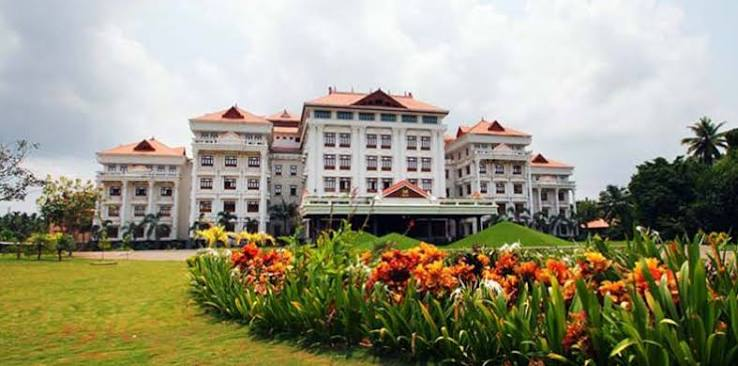
#> input picture data/real/amrita.jpg, 738 x 366 px
$ python -i model.py   (imports and definitions only)   (older library calls are emulated)
#> lines starting #> are read from the running program, lines starting #| are printed output that depends on the picture
### bing/features.py
"""Normed-gradient (NG) feature extraction.

The BING feature of a window is the 8x8 map of gradient magnitudes obtained by
resizing the window to 8x8 pixels.  In practice the *whole image* is resized
once per quantised window size (w, h) so that every 8x8 patch of the resized
NG map corresponds to one w x h window of the original image.
"""
import cv2
import numpy as np

FEAT = 8  # side of the NG feature (8x8 = 64-D)


def to_colorspace(img_bgr, space="RGB"):
    """Convert a BGR uint8 image to the colour space used for gradients."""
    if space in ("RGB", "BGR"):
        return img_bgr
    if space == "HSV":
        return cv2.cvtColor(img_bgr, cv2.COLOR_BGR2HSV)
    if space == "LAB":
        return cv2.cvtColor(img_bgr, cv2.COLOR_BGR2LAB)
    if space == "GRAY":
        return cv2.cvtColor(img_bgr, cv2.COLOR_BGR2GRAY)
    raise ValueError(f"unknown colour space {space}")


# [30 lines left out: function normed_gradient, not called in this run]


def resize(img, w, h, interp="area"):
    """Resize; "area" (anti-aliased) when shrinking, or "linear" everywhere
    (faster, as in the original C++ implementation)."""
    if interp == "area" and w < img.shape[1] and h < img.shape[0]:
        flag = cv2.INTER_AREA
    else:
        flag = cv2.INTER_LINEAR
    return cv2.resize(img, (int(w), int(h)), interpolation=flag)


# [19 lines left out: function box_feature, not called in this run]

### bing/fast.py
"""JIT-compiled (Numba) fast path mirroring the paper's Algorithm 2.

For every pixel the 8-bit normed gradient is computed, its top Ng bits are
pushed into per-row bytes with a single shift/OR, row bytes are stacked into a
64-bit word with another shift/OR, and window scores are obtained with
BITWISE AND + POPCOUNT only.  Falls back to the numpy implementation when
Numba is not installed.
"""
import types

import numpy as np

try:
    from numba import njit, prange
    HAVE_NUMBA = True
except ImportError:  # pragma: no cover
    HAVE_NUMBA = False

if HAVE_NUMBA:
    # [6 lines left out: function _popcount, not called in this run]

    @njit(cache=True, nogil=True)
    def _ng(img):
        """Normed gradient ([-1,0,1] mask, max over channels) of H x W x C uint8."""
        H, W, C = img.shape
        g = np.empty((H, W), np.uint8)
        for y in range(H):
            y0 = y - 1 if y > 0 else y
            y1 = y + 1 if y < H - 1 else y
            fy = 2 if (y == 0 or y == H - 1) else 1
            for x in range(W):
                x0 = x - 1 if x > 0 else x
                x1 = x + 1 if x < W - 1 else x
                fx = 2 if (x == 0 or x == W - 1) else 1
                best_x = 0
                best_y = 0
                for c in range(C):
                    dx = abs(np.int32(img[y, x1, c]) - np.int32(img[y, x0, c])) * fx
                    dy = abs(np.int32(img[y1, x, c]) - np.int32(img[y0, x, c])) * fy
                    if dx > best_x:
                        best_x = dx
                    if dy > best_y:
                        best_y = dy
                v = best_x + best_y
                g[y, x] = 255 if v > 255 else v
        return g

    # [31 lines left out: function _scores_py, not called in this run]

    def _renamed(f, name):
        """Copy of a Python function under another name, so Numba caches it separately."""
        code = f.__code__.replace(co_name=name)
        if hasattr(code, "co_qualname"):
            code = code.replace(co_qualname=name)
        return types.FunctionType(code, f.__globals__, name)

    # parallel over rows: for scoring one large map at a time
    _binary_scores = njit(cache=True, parallel=True)(_renamed(_scores_py, "_binary_scores"))
    # serial and GIL-free: for scoring many window sizes at once from a thread pool
    _binary_scores_serial = njit(cache=True, nogil=True)(_renamed(_scores_py, "_binary_scores_serial"))


if HAVE_NUMBA:
    # [22 lines left out: function _greedy_nms, not called in this run]


if HAVE_NUMBA:
    # [58 lines left out: functions _size_pipeline, size_pipeline, greedy_nms, not called in this run]


def normed_gradient_fast(img):
    if img.ndim == 2:
        img = img[:, :, None]
    return _ng(np.ascontiguousarray(img))


def binary_scores_fast(g, scorer, serial=False):
    f = _binary_scores_serial if serial else _binary_scores
    return f(g, scorer.a_plus, scorer.betas.astype(np.float64), scorer.n_bits)

### bing/model.py
"""BING objectness model: two-stage cascaded linear SVM (paper Sec. 3.1-3.2).

Stage I : a single 64-D linear model w scores every 8x8 NG window of the image
          resized to each quantised window size (w_i, h_i).
Stage II: per-size calibration o = v_i * s + t_i so that scores of different
          sizes / aspect ratios become comparable (some sizes, e.g. 10x320,
          rarely contain objects).
"""
import pickle
import threading
import time
from concurrent.futures import ThreadPoolExecutor

import cv2
import numpy as np
from sklearn.linear_model import LogisticRegression
from sklearn.svm import LinearSVC

from .binary import BinaryScorer
from .fast import HAVE_NUMBA, binary_scores_fast, greedy_nms, normed_gradient_fast, size_pipeline
from .features import FEAT, box_feature, normed_gradient, resize, to_colorspace
from .metrics import iou_matrix
from .refine import refine_boxes

_LOCAL = threading.local()
BASE_SIZES = (10, 20, 40, 80, 160, 320)      # window sizes given in the paper
RELEASED_SIZES = (16, 32, 64, 128, 256, 512)  # sizes used by the authors' released code


class BING:
    def __init__(self, sizes=BASE_SIZES, colorspace="RGB", kernel="simple",
                 binary=True, n_basis=2, n_bits=4, per_size=130, nms_radius=2,
                 C=10.0, interp="area", backend="numba", clip_large=False, nms="greedy",
                 refine=None, n_jobs=1, seed=0):
        self.sizes = [(w, h) for w in sizes for h in sizes]
        self.colorspace, self.kernel = colorspace, kernel
        self.binary, self.n_basis, self.n_bits = binary, n_basis, n_bits
        self.per_size, self.nms_radius, self.C = per_size, nms_radius, C
        self.interp = interp
        # clip_large: as in the authors' code, keep windows up to 2x the image size and
        # clip them to the image (so near full-image boxes exist); otherwise skip windows
        # more than 1.3x larger than the image.
        self.clip_large = clip_large
        # nms: "greedy" is the authors' suppression (accept the best window, block its
        # neighbourhood, repeat); "local_max" keeps only strict local maxima of each score
        # map (our first version, which drops good windows on smooth score maps).
        self.nms = nms
        # refine: None, or a dict for our gradient-guided box refinement (stage III),
        # e.g. {"frac": 0.1, "min_gain": 1.0, "iters": 1, "top": 1000}; see bing/refine.py.
        self.refine = refine
        # n_jobs: threads used to score the window sizes of one image in parallel
        self.n_jobs = n_jobs
        self.backend = backend if HAVE_NUMBA else "numpy"
        self.rng = np.random.default_rng(seed)
        self.w = None
        self.calib = {}  # size -> (v, t)

    # ------------------------------------------------------------------ utils
    def _prep(self, img):
        return to_colorspace(img, self.colorspace)

    # [56 lines left out: functions size_index, _stage1_samples, train, not called in this run]

    def _build_scorer(self):
        self.scorer = BinaryScorer(self.w, self.n_basis, self.n_bits) if self.binary else None
        self.kernel_2d = self.w.reshape(FEAT, FEAT)

    # ----------------------------------------------------------- stage II
    # [19 lines left out: function _train_stage2, not called in this run]

    # ------------------------------------------------------------ inference
    def _fast(self):
        return self.backend == "numba" and self.kernel == "simple"

    def ng_map(self, im):
        if self._fast():
            return normed_gradient_fast(im)
        return normed_gradient(im, self.kernel)

    def score_map(self, ng):
        if self.binary:
            if self.backend == "numba":
                return binary_scores_fast(ng, self.scorer)
            return self.scorer.score_map(ng)
        return cv2.matchTemplate(ng.astype(np.float32), self.kernel_2d,
                                 cv2.TM_CCORR)

    # [11 lines left out: function _nms_topk, not called in this run]

    def _stage1(self, img, sizes=None):
        """Yield (size, boxes, stage-I scores) for each quantised size."""
        im = self._prep(img)
        sizes = sizes or self.sizes
        jobs = getattr(self, "n_jobs", 1)
        fused = self._fast() and self.binary and getattr(self, "nms", "") == "greedy"
        if fused and getattr(_LOCAL, "in_batch", False):  # one image per thread: no inner threads
            for size in sizes:
                out = self._one_size(im, size, True)
                if out is not None:
                    yield out
            return
        if jobs > 1 and fused:
            # Window sizes are independent, so they are scored in parallel threads (the Numba
            # kernels and cv2.resize release the GIL). The largest score maps (smallest
            # windows) go first, so no thread is left with a big job at the end.
            order = sorted(sizes, key=lambda s: s[0] * s[1])
            done = dict(zip(order, self._pool().map(lambda s: self._one_size(im, s, True), order)))
            for size in sizes:
                if done[size] is not None:
                    yield done[size]
            return
        for size in sizes:
            out = self._one_size(im, size)
            if out is not None:
                yield out

    def _one_size(self, im, size, serial=False):
        H, W = im.shape[:2]
        w, h = size
        if getattr(self, "clip_large", False):
            if w > W * 2 or h > H * 2:
                return None
            w, h = min(w, W), min(h, H)
        elif w > W * 1.3 or h > H * 1.3:
            return None
        rw, rh = int(round(FEAT * W / w)), int(round(FEAT * H / h))
        if rw < FEAT or rh < FEAT:
            return None
        r = resize(im, rw, rh, self.interp)
        if serial:  # gradient + scores + NMS fused in one GIL-free call
            ys, xs, sc = size_pipeline(r, self.scorer, self.nms_radius, self.per_size)
        else:
            sm = self.score_map(self.ng_map(r))
            ys, xs, sc = self._nms_topk(sm, self.per_size)
        sx, sy = W / rw, H / rh
        x1, y1 = xs * sx, ys * sy
        bxs = np.stack([x1, y1, np.minimum(x1 + w, W), np.minimum(y1 + h, H)], 1)
        return size, bxs, sc  # key = nominal size, so calibration is per quantised size

    # [14 lines left out: functions _pool, propose_batch, not called in this run]

    def propose(self, img, top=None, calibrate=True, max_side=500):
        """Return (boxes [N,4] as x1,y1,x2,y2, objectness scores) sorted by score.

        Images whose longer side exceeds max_side are first downscaled (PASCAL
        VOC images are ~500 px, matching the 10..320 window sizes) and the
        boxes are mapped back to the original resolution.
        """
        f = 1.0
        if max_side and max(img.shape[:2]) > max_side:
            f = max_side / max(img.shape[:2])
            img = cv2.resize(img, None, fx=f, fy=f, interpolation=cv2.INTER_AREA)
        sizes = list(self.calib) if calibrate else None
        all_b, all_s = [], []
        for size, bxs, sc in self._stage1(img, sizes):
            if calibrate:
                v, t = self.calib[size]
                sc = v * sc + t
            all_b.append(bxs)
            all_s.append(sc)
        if not all_b:
            return np.zeros((0, 4)), np.zeros(0)
        b, s = np.concatenate(all_b), np.concatenate(all_s)
        o = np.argsort(-s, kind="stable")
        if top:
            o = o[:top]
        b, s = b[o], s[o]
        ref = getattr(self, "refine", None)
        if ref:  # our stage III: gradient-guided refinement of the top boxes
            k = ref.get("top", 1000)
            b = b.copy()
            b[:k] = refine_boxes(img, b[:k], frac=ref.get("frac", 0.1), iters=ref.get("iters", 1),
                                 min_gain=ref.get("min_gain", 1.0))
        return b / f, s

    # [27 lines left out: functions objectness_heatmap, save, load, not called in this run]

>>> import cv2
>>> picture = cv2.imread('../data/real/amrita.jpg')
#> picture is the input picture: shape (366, 738, 3); mean B, G, R 127.2, 149.7, 152.4
>>> result = BING().propose(picture)
#> in propose, `img = cv2.resize(img, None, fx=f, fy=f, interpolation=cv2.INTER_AREA)`:
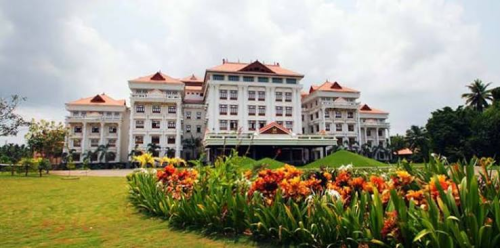
#> img: shape (248, 500, 3); mean of channels 0, 1, 2 127.2, 149.7, 152.4; drawn as B, G, R
#> in _one_size, `H, W = im.shape[:2]`: H = 248; W = 500
#> in _one_size, `w, h = size`: w = 10
#> in _one_size, `rw, rh = int(round(FEAT * W / w)), int(round(FEAT * H / h))`: rw = 400; rh = 198
#> in resize, `flag = cv2.INTER_AREA`: flag = 3
#> in _one_size, `r = resize(im, rw, rh, self.interp)`:
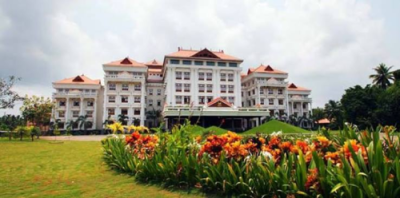
#> r: shape (198, 400, 3); mean of channels 0, 1, 2 127.2, 149.7, 152.4; drawn as B, G, R
#> after the loop in propose, `for size, bxs, sc in self._stage1(img, sizes):`: all_b = []
#> (the run stopped early here; a loop or call above may not have finished)
